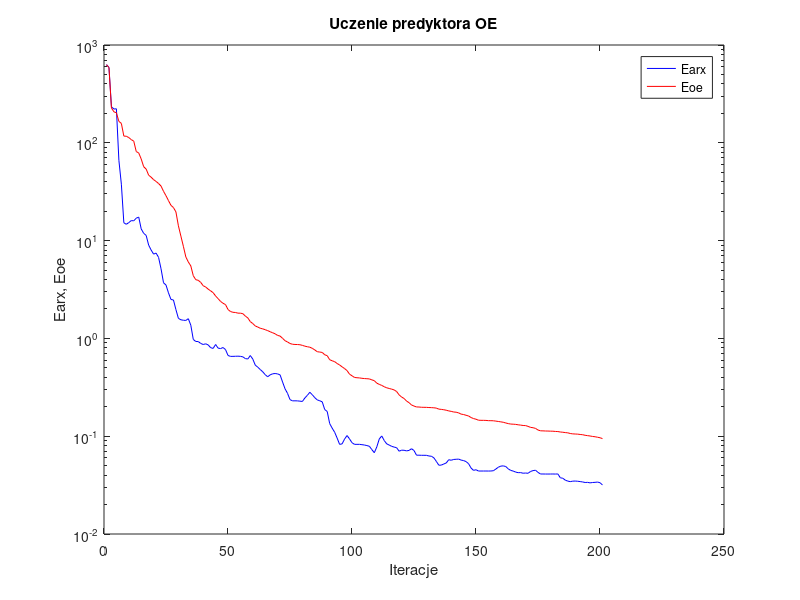
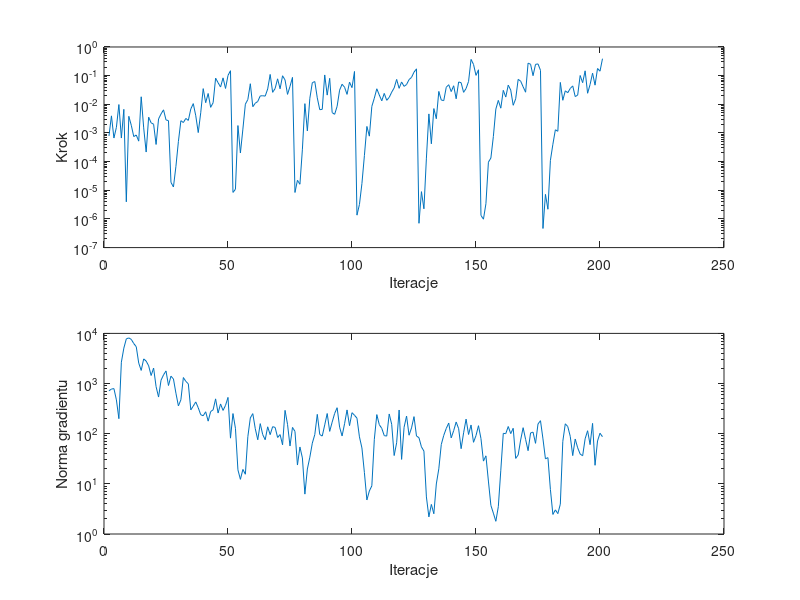

These figures' MATLAB source, in order:
%uczenie predyktora oe
clear all;
n=0; farx(n+1)=6.292961e+002; foe(n+1)=6.285753e+002; wspucz(n+1)=0.000000e+000; ng(n+1)=0.000000e+000;
%odnowa zmiennej metryki
n=1; farx(n+1)=5.909108e+002; foe(n+1)=5.885745e+002; krok(n+1)=7.893559e-004; ng(n+1)=7.173252e+002;
n=2; farx(n+1)=2.335409e+002; foe(n+1)=2.271170e+002; krok(n+1)=3.949587e-003; ng(n+1)=7.765396e+002;
n=3; farx(n+1)=2.213912e+002; foe(n+1)=2.074209e+002; krok(n+1)=6.650130e-004; ng(n+1)=7.930715e+002;
n=4; farx(n+1)=2.227060e+002; foe(n+1)=2.027424e+002; krok(n+1)=1.570905e-003; ng(n+1)=4.720123e+002;
n=5; farx(n+1)=6.626233e+001; foe(n+1)=1.655476e+002; krok(n+1)=9.802103e-003; ng(n+1)=1.993336e+002;
n=6; farx(n+1)=3.773303e+001; foe(n+1)=1.578787e+002; krok(n+1)=6.650130e-004; ng(n+1)=2.665860e+003;
n=7; farx(n+1)=1.520736e+001; foe(n+1)=1.171324e+002; krok(n+1)=6.669234e-003; ng(n+1)=5.085184e+003;
n=8; farx(n+1)=1.468815e+001; foe(n+1)=1.166892e+002; krok(n+1)=3.960495e-006; ng(n+1)=7.791600e+003;
n=9; farx(n+1)=1.528956e+001; foe(n+1)=1.130091e+002; krok(n+1)=3.813159e-003; ng(n+1)=8.119937e+003;
n=10; farx(n+1)=1.601627e+001; foe(n+1)=1.078185e+002; krok(n+1)=1.854565e-003; ng(n+1)=7.599448e+003;
n=11; farx(n+1)=1.594118e+001; foe(n+1)=1.038858e+002; krok(n+1)=7.459007e-004; ng(n+1)=6.275655e+003;
n=12; farx(n+1)=1.695056e+001; foe(n+1)=8.137710e+001; krok(n+1)=8.503167e-004; ng(n+1)=5.433736e+003;
n=13; farx(n+1)=1.739979e+001; foe(n+1)=7.873405e+001; krok(n+1)=5.188110e-004; ng(n+1)=2.559093e+003;
n=14; farx(n+1)=1.317616e+001; foe(n+1)=6.832512e+001; krok(n+1)=1.830045e-002; ng(n+1)=1.827500e+003;
n=15; farx(n+1)=1.187053e+001; foe(n+1)=5.693697e+001; krok(n+1)=1.508794e-003; ng(n+1)=3.099747e+003;
n=16; farx(n+1)=1.130322e+001; foe(n+1)=5.387163e+001; krok(n+1)=2.157932e-004; ng(n+1)=2.803000e+003;
n=17; farx(n+1)=8.997790e+000; foe(n+1)=4.667384e+001; krok(n+1)=3.558977e-003; ng(n+1)=2.262344e+003;
n=18; farx(n+1)=8.012229e+000; foe(n+1)=4.450732e+001; krok(n+1)=2.260446e-003; ng(n+1)=1.446626e+003;
n=19; farx(n+1)=7.276071e+000; foe(n+1)=4.197935e+001; krok(n+1)=2.018307e-003; ng(n+1)=2.035283e+003;
n=20; farx(n+1)=7.453033e+000; foe(n+1)=4.026302e+001; krok(n+1)=3.968650e-004; ng(n+1)=8.681403e+002;
n=21; farx(n+1)=6.737638e+000; foe(n+1)=3.833449e+001; krok(n+1)=3.096185e-003; ng(n+1)=5.380589e+002;
n=22; farx(n+1)=5.146903e+000; foe(n+1)=3.612018e+001; krok(n+1)=4.615931e-003; ng(n+1)=1.166746e+003;
n=23; farx(n+1)=3.705708e+000; foe(n+1)=3.189182e+001; krok(n+1)=6.413861e-003; ng(n+1)=1.487989e+003;
n=24; farx(n+1)=3.510516e+000; foe(n+1)=2.877204e+001; krok(n+1)=2.855545e-003; ng(n+1)=1.784191e+003;
n=25; farx(n+1)=2.921838e+000; foe(n+1)=2.563329e+001; krok(n+1)=2.678603e-003; ng(n+1)=9.138343e+002;
%odnowa zmiennej metryki
n=26; farx(n+1)=2.500977e+000; foe(n+1)=2.293449e+001; krok(n+1)=1.890200e-005; ng(n+1)=1.403519e+003;
n=27; farx(n+1)=2.471610e+000; foe(n+1)=2.177769e+001; krok(n+1)=1.302487e-005; ng(n+1)=1.235799e+003;
n=28; farx(n+1)=1.969385e+000; foe(n+1)=1.965477e+001; krok(n+1)=6.836820e-005; ng(n+1)=6.419474e+002;
n=29; farx(n+1)=1.602487e+000; foe(n+1)=1.416349e+001; krok(n+1)=5.053235e-004; ng(n+1)=3.591632e+002;
n=30; farx(n+1)=1.550126e+000; foe(n+1)=1.111632e+001; krok(n+1)=2.678603e-003; ng(n+1)=4.735161e+002;
n=31; farx(n+1)=1.533526e+000; foe(n+1)=8.749161e+000; krok(n+1)=2.312019e-003; ng(n+1)=1.318318e+003;
n=32; farx(n+1)=1.527013e+000; foe(n+1)=6.803002e+000; krok(n+1)=3.212655e-003; ng(n+1)=1.104736e+003;
n=33; farx(n+1)=1.589964e+000; foe(n+1)=6.044478e+000; krok(n+1)=2.739044e-003; ng(n+1)=9.861070e+002;
n=34; farx(n+1)=1.365226e+000; foe(n+1)=5.513283e+000; krok(n+1)=6.884742e-003; ng(n+1)=2.978136e+002;
n=35; farx(n+1)=9.762713e-001; foe(n+1)=4.374232e+000; krok(n+1)=1.056599e-002; ng(n+1)=3.559896e+002;
n=36; farx(n+1)=9.303672e-001; foe(n+1)=3.983248e+000; krok(n+1)=3.990004e-003; ng(n+1)=4.302458e+002;
n=37; farx(n+1)=9.282944e-001; foe(n+1)=3.925964e+000; krok(n+1)=1.031514e-003; ng(n+1)=3.289886e+002;
n=38; farx(n+1)=8.885012e-001; foe(n+1)=3.738400e+000; krok(n+1)=5.060913e-003; ng(n+1)=2.388585e+002;
n=39; farx(n+1)=8.662417e-001; foe(n+1)=3.456133e+000; krok(n+1)=3.522595e-002; ng(n+1)=2.277797e+002;
n=40; farx(n+1)=8.807648e-001; foe(n+1)=3.353137e+000; krok(n+1)=1.138980e-002; ng(n+1)=2.736427e+002;
n=41; farx(n+1)=8.582029e-001; foe(n+1)=3.190019e+000; krok(n+1)=2.384691e-002; ng(n+1)=1.778928e+002;
n=42; farx(n+1)=8.040545e-001; foe(n+1)=3.063471e+000; krok(n+1)=7.835038e-003; ng(n+1)=2.766041e+002;
n=43; farx(n+1)=7.901693e-001; foe(n+1)=2.935138e+000; krok(n+1)=1.136409e-002; ng(n+1)=2.991043e+002;
n=44; farx(n+1)=8.661885e-001; foe(n+1)=2.714480e+000; krok(n+1)=8.172294e-002; ng(n+1)=4.949395e+002;
n=45; farx(n+1)=7.957811e-001; foe(n+1)=2.550655e+000; krok(n+1)=5.671128e-002; ng(n+1)=2.584908e+002;
n=46; farx(n+1)=7.870895e-001; foe(n+1)=2.388902e+000; krok(n+1)=4.002904e-002; ng(n+1)=3.920440e+002;
n=47; farx(n+1)=8.065793e-001; foe(n+1)=2.286026e+000; krok(n+1)=8.373214e-002; ng(n+1)=2.911375e+002;
n=48; farx(n+1)=7.686734e-001; foe(n+1)=2.217083e+000; krok(n+1)=3.571716e-002; ng(n+1)=3.676522e+002;
n=49; farx(n+1)=6.691619e-001; foe(n+1)=1.973990e+000; krok(n+1)=1.015974e-001; ng(n+1)=5.291562e+002;
n=50; farx(n+1)=6.548917e-001; foe(n+1)=1.883462e+000; krok(n+1)=1.487872e-001; ng(n+1)=8.155128e+001;
%odnowa zmiennej metryki
n=51; farx(n+1)=6.552938e-001; foe(n+1)=1.848774e+000; krok(n+1)=8.423638e-006; ng(n+1)=2.521327e+002;
n=52; farx(n+1)=6.566449e-001; foe(n+1)=1.840797e+000; krok(n+1)=1.085468e-005; ng(n+1)=1.281046e+002;
n=53; farx(n+1)=6.581930e-001; foe(n+1)=1.812374e+000; krok(n+1)=1.812955e-003; ng(n+1)=1.902250e+001;
n=54; farx(n+1)=6.553983e-001; foe(n+1)=1.810714e+000; krok(n+1)=1.997320e-004; ng(n+1)=1.229555e+001;
n=55; farx(n+1)=6.478112e-001; foe(n+1)=1.789654e+000; krok(n+1)=1.361446e-003; ng(n+1)=1.939681e+001;
n=56; farx(n+1)=6.214176e-001; foe(n+1)=1.690905e+000; krok(n+1)=1.012568e-002; ng(n+1)=1.555093e+001;
n=57; farx(n+1)=6.162646e-001; foe(n+1)=1.618575e+000; krok(n+1)=1.464382e-002; ng(n+1)=8.715404e+001;
n=58; farx(n+1)=6.680332e-001; foe(n+1)=1.483660e+000; krok(n+1)=5.221283e-002; ng(n+1)=2.064363e+002;
n=59; farx(n+1)=6.140867e-001; foe(n+1)=1.418072e+000; krok(n+1)=8.252113e-003; ng(n+1)=2.514272e+002;
n=60; farx(n+1)=5.325387e-001; foe(n+1)=1.340267e+000; krok(n+1)=1.091588e-002; ng(n+1)=1.256141e+002;
n=61; farx(n+1)=5.080921e-001; foe(n+1)=1.306424e+000; krok(n+1)=1.256724e-002; ng(n+1)=7.572806e+001;
n=62; farx(n+1)=4.806581e-001; foe(n+1)=1.269951e+000; krok(n+1)=1.964862e-002; ng(n+1)=1.587888e+002;
n=63; farx(n+1)=4.556052e-001; foe(n+1)=1.252003e+000; krok(n+1)=1.989989e-002; ng(n+1)=9.571851e+001;
n=64; farx(n+1)=4.259434e-001; foe(n+1)=1.227572e+000; krok(n+1)=1.931884e-002; ng(n+1)=7.579348e+001;
n=65; farx(n+1)=4.051283e-001; foe(n+1)=1.201002e+000; krok(n+1)=3.431867e-002; ng(n+1)=1.372018e+002;
n=66; farx(n+1)=4.240925e-001; foe(n+1)=1.169477e+000; krok(n+1)=1.101559e-001; ng(n+1)=9.569203e+001;
n=67; farx(n+1)=4.344138e-001; foe(n+1)=1.142134e+000; krok(n+1)=2.618049e-002; ng(n+1)=1.380345e+002;
n=68; farx(n+1)=4.375853e-001; foe(n+1)=1.114413e+000; krok(n+1)=3.557944e-002; ng(n+1)=1.335250e+002;
n=69; farx(n+1)=4.334929e-001; foe(n+1)=1.072686e+000; krok(n+1)=7.746648e-002; ng(n+1)=8.407801e+001;
n=70; farx(n+1)=4.237651e-001; foe(n+1)=1.057055e+000; krok(n+1)=3.482091e-002; ng(n+1)=9.602091e+001;
n=71; farx(n+1)=3.583638e-001; foe(n+1)=1.002015e+000; krok(n+1)=9.907791e-002; ng(n+1)=5.998890e+001;
n=72; farx(n+1)=3.051951e-001; foe(n+1)=9.474631e-001; krok(n+1)=7.071636e-002; ng(n+1)=2.921394e+002;
n=73; farx(n+1)=2.742126e-001; foe(n+1)=9.193422e-001; krok(n+1)=2.219272e-002; ng(n+1)=1.539661e+002;
n=74; farx(n+1)=2.366998e-001; foe(n+1)=8.871387e-001; krok(n+1)=4.219480e-002; ng(n+1)=5.684619e+001;
n=75; farx(n+1)=2.298669e-001; foe(n+1)=8.712663e-001; krok(n+1)=8.693674e-002; ng(n+1)=1.332917e+002;
%odnowa zmiennej metryki
n=76; farx(n+1)=2.300927e-001; foe(n+1)=8.669365e-001; krok(n+1)=8.379583e-006; ng(n+1)=1.113354e+002;
n=77; farx(n+1)=2.297225e-001; foe(n+1)=8.657721e-001; krok(n+1)=2.230894e-005; ng(n+1)=2.372763e+001;
n=78; farx(n+1)=2.281507e-001; foe(n+1)=8.616168e-001; krok(n+1)=1.621284e-005; ng(n+1)=5.435007e+001;
n=79; farx(n+1)=2.266775e-001; foe(n+1)=8.485896e-001; krok(n+1)=2.720095e-004; ng(n+1)=3.281084e+001;
n=80; farx(n+1)=2.461695e-001; foe(n+1)=8.327805e-001; krok(n+1)=1.053841e-002; ng(n+1)=6.243101e+000;
n=81; farx(n+1)=2.617499e-001; foe(n+1)=8.219469e-001; krok(n+1)=1.174683e-003; ng(n+1)=1.977373e+001;
n=82; farx(n+1)=2.814300e-001; foe(n+1)=8.126474e-001; krok(n+1)=1.626130e-002; ng(n+1)=3.400414e+001;
n=83; farx(n+1)=2.652723e-001; foe(n+1)=7.912785e-001; krok(n+1)=5.695205e-002; ng(n+1)=6.484716e+001;
n=84; farx(n+1)=2.476700e-001; foe(n+1)=7.621261e-001; krok(n+1)=6.214810e-002; ng(n+1)=9.621886e+001;
n=85; farx(n+1)=2.349436e-001; foe(n+1)=7.306842e-001; krok(n+1)=1.680437e-002; ng(n+1)=2.428761e+002;
n=86; farx(n+1)=2.303569e-001; foe(n+1)=7.252202e-001; krok(n+1)=6.480489e-003; ng(n+1)=9.628006e+001;
n=87; farx(n+1)=2.244941e-001; foe(n+1)=7.183207e-001; krok(n+1)=6.669234e-003; ng(n+1)=8.965861e+001;
n=88; farx(n+1)=1.872742e-001; foe(n+1)=6.802344e-001; krok(n+1)=1.057221e-001; ng(n+1)=1.496478e+002;
n=89; farx(n+1)=1.791242e-001; foe(n+1)=6.657215e-001; krok(n+1)=2.093303e-002; ng(n+1)=2.525414e+002;
n=90; farx(n+1)=1.345903e-001; foe(n+1)=6.054214e-001; krok(n+1)=8.061847e-002; ng(n+1)=1.112663e+002;
n=91; farx(n+1)=1.209639e-001; foe(n+1)=5.907162e-001; krok(n+1)=5.128285e-003; ng(n+1)=1.699387e+002;
n=92; farx(n+1)=1.098332e-001; foe(n+1)=5.783049e-001; krok(n+1)=4.474402e-003; ng(n+1)=2.534355e+002;
n=93; farx(n+1)=9.573498e-002; foe(n+1)=5.540190e-001; krok(n+1)=8.516524e-003; ng(n+1)=3.295820e+002;
n=94; farx(n+1)=8.250919e-002; foe(n+1)=5.347569e-001; krok(n+1)=3.119818e-002; ng(n+1)=1.351399e+002;
n=95; farx(n+1)=8.347506e-002; foe(n+1)=5.123367e-001; krok(n+1)=5.003902e-002; ng(n+1)=9.013197e+001;
n=96; farx(n+1)=9.340970e-002; foe(n+1)=4.916506e-001; krok(n+1)=3.946598e-002; ng(n+1)=1.580512e+002;
n=97; farx(n+1)=1.015905e-001; foe(n+1)=4.687796e-001; krok(n+1)=2.219272e-002; ng(n+1)=2.979580e+002;
n=98; farx(n+1)=9.383650e-002; foe(n+1)=4.307701e-001; krok(n+1)=5.931582e-002; ng(n+1)=1.446798e+002;
n=99; farx(n+1)=8.582821e-002; foe(n+1)=4.148937e-001; krok(n+1)=3.813366e-002; ng(n+1)=2.624255e+002;
n=100; farx(n+1)=8.255453e-002; foe(n+1)=3.988253e-001; krok(n+1)=1.399123e-001; ng(n+1)=2.333052e+002;
%odnowa zmiennej metryki
n=101; farx(n+1)=8.254797e-002; foe(n+1)=3.960639e-001; krok(n+1)=1.355412e-006; ng(n+1)=2.039802e+002;
n=102; farx(n+1)=8.257911e-002; foe(n+1)=3.945043e-001; krok(n+1)=3.197003e-006; ng(n+1)=8.645298e+001;
n=103; farx(n+1)=8.193141e-002; foe(n+1)=3.908157e-001; krok(n+1)=1.720017e-005; ng(n+1)=5.193729e+001;
n=104; farx(n+1)=8.127832e-002; foe(n+1)=3.885652e-001; krok(n+1)=1.625548e-004; ng(n+1)=1.675509e+001;
n=105; farx(n+1)=8.019216e-002; foe(n+1)=3.870879e-001; krok(n+1)=1.688016e-003; ng(n+1)=4.772387e+000;
n=106; farx(n+1)=7.893250e-002; foe(n+1)=3.851967e-001; krok(n+1)=7.740461e-004; ng(n+1)=7.218131e+000;
n=107; farx(n+1)=7.295860e-002; foe(n+1)=3.767856e-001; krok(n+1)=8.494456e-003; ng(n+1)=9.134475e+000;
n=108; farx(n+1)=6.777033e-002; foe(n+1)=3.695467e-001; krok(n+1)=1.636186e-002; ng(n+1)=7.727467e+001;
n=109; farx(n+1)=7.779840e-002; foe(n+1)=3.486327e-001; krok(n+1)=3.481722e-002; ng(n+1)=2.402671e+002;
n=110; farx(n+1)=9.369938e-002; foe(n+1)=3.387517e-001; krok(n+1)=2.113198e-002; ng(n+1)=1.514103e+002;
n=111; farx(n+1)=1.006059e-001; foe(n+1)=3.305404e-001; krok(n+1)=1.321526e-002; ng(n+1)=1.279227e+002;
n=112; farx(n+1)=9.023996e-002; foe(n+1)=3.204388e-001; krok(n+1)=2.399905e-002; ng(n+1)=9.160016e+001;
n=113; farx(n+1)=8.347700e-002; foe(n+1)=3.125298e-001; krok(n+1)=1.378623e-002; ng(n+1)=8.961201e+001;
n=114; farx(n+1)=8.121332e-002; foe(n+1)=3.076251e-001; krok(n+1)=1.740861e-002; ng(n+1)=2.474443e+002;
n=115; farx(n+1)=7.875337e-002; foe(n+1)=3.027698e-001; krok(n+1)=2.643052e-002; ng(n+1)=1.542536e+002;
n=116; farx(n+1)=7.741822e-002; foe(n+1)=2.973531e-001; krok(n+1)=3.735290e-002; ng(n+1)=3.668718e+001;
n=117; farx(n+1)=7.625117e-002; foe(n+1)=2.861002e-001; krok(n+1)=7.385489e-002; ng(n+1)=6.599416e+001;
n=118; farx(n+1)=7.024004e-002; foe(n+1)=2.645840e-001; krok(n+1)=3.612085e-002; ng(n+1)=2.967674e+002;
n=119; farx(n+1)=7.197463e-002; foe(n+1)=2.513830e-001; krok(n+1)=6.024636e-002; ng(n+1)=3.073002e+001;
n=120; farx(n+1)=7.178337e-002; foe(n+1)=2.431144e-001; krok(n+1)=4.219480e-002; ng(n+1)=1.344047e+002;
n=121; farx(n+1)=7.079347e-002; foe(n+1)=2.286431e-001; krok(n+1)=4.904612e-002; ng(n+1)=2.248777e+002;
n=122; farx(n+1)=7.157711e-002; foe(n+1)=2.202352e-001; krok(n+1)=7.274432e-002; ng(n+1)=9.328906e+001;
n=123; farx(n+1)=7.446474e-002; foe(n+1)=2.085182e-001; krok(n+1)=8.693674e-002; ng(n+1)=1.303638e+002;
n=124; farx(n+1)=7.142519e-002; foe(n+1)=2.034294e-001; krok(n+1)=1.320338e-001; ng(n+1)=2.189856e+002;
n=125; farx(n+1)=6.396575e-002; foe(n+1)=1.991351e-001; krok(n+1)=1.728699e-001; ng(n+1)=8.996773e+001;
%odnowa zmiennej metryki
n=126; farx(n+1)=6.395347e-002; foe(n+1)=1.988323e-001; krok(n+1)=7.047453e-007; ng(n+1)=8.326162e+001;
n=127; farx(n+1)=6.378705e-002; foe(n+1)=1.976082e-001; krok(n+1)=8.960031e-006; ng(n+1)=5.460185e+001;
n=128; farx(n+1)=6.378646e-002; foe(n+1)=1.973935e-001; krok(n+1)=2.256080e-006; ng(n+1)=4.501187e+001;
n=129; farx(n+1)=6.375276e-002; foe(n+1)=1.972129e-001; krok(n+1)=1.323135e-004; ng(n+1)=5.487347e+000;
n=130; farx(n+1)=6.275955e-002; foe(n+1)=1.964272e-001; krok(n+1)=4.620452e-003; ng(n+1)=2.192302e+000;
n=131; farx(n+1)=6.239658e-002; foe(n+1)=1.959862e-001; krok(n+1)=4.187548e-004; ng(n+1)=3.891519e+000;
n=132; farx(n+1)=6.013735e-002; foe(n+1)=1.952004e-001; krok(n+1)=7.100804e-003; ng(n+1)=2.533333e+000;
n=133; farx(n+1)=5.528558e-002; foe(n+1)=1.937970e-001; krok(n+1)=3.137471e-003; ng(n+1)=9.948267e+000;
n=134; farx(n+1)=5.053592e-002; foe(n+1)=1.891742e-001; krok(n+1)=2.812841e-002; ng(n+1)=1.991256e+001;
n=135; farx(n+1)=5.062702e-002; foe(n+1)=1.880698e-001; krok(n+1)=1.406421e-002; ng(n+1)=6.091806e+001;
n=136; farx(n+1)=5.198454e-002; foe(n+1)=1.865103e-001; krok(n+1)=1.345452e-002; ng(n+1)=9.263534e+001;
n=137; farx(n+1)=5.321913e-002; foe(n+1)=1.843413e-001; krok(n+1)=3.929724e-002; ng(n+1)=1.271957e+002;
n=138; farx(n+1)=5.748998e-002; foe(n+1)=1.814243e-001; krok(n+1)=4.828142e-002; ng(n+1)=1.628692e+002;
n=139; farx(n+1)=5.676342e-002; foe(n+1)=1.794639e-001; krok(n+1)=2.780135e-002; ng(n+1)=8.255171e+001;
n=140; farx(n+1)=5.785276e-002; foe(n+1)=1.767971e-001; krok(n+1)=4.438543e-002; ng(n+1)=1.151330e+002;
n=141; farx(n+1)=5.808844e-002; foe(n+1)=1.759326e-001; krok(n+1)=1.560217e-002; ng(n+1)=1.711096e+002;
n=142; farx(n+1)=5.831637e-002; foe(n+1)=1.731435e-001; krok(n+1)=6.021814e-002; ng(n+1)=1.257892e+002;
n=143; farx(n+1)=5.697676e-002; foe(n+1)=1.681653e-001; krok(n+1)=5.671128e-002; ng(n+1)=5.025494e+001;
n=144; farx(n+1)=5.632235e-002; foe(n+1)=1.665598e-001; krok(n+1)=2.617232e-002; ng(n+1)=1.042353e+002;
n=145; farx(n+1)=5.499289e-002; foe(n+1)=1.636532e-001; krok(n+1)=3.559767e-002; ng(n+1)=1.951948e+002;
n=146; farx(n+1)=5.236048e-002; foe(n+1)=1.609755e-001; krok(n+1)=6.287977e-002; ng(n+1)=9.646696e+001;
n=147; farx(n+1)=4.730751e-002; foe(n+1)=1.552449e-001; krok(n+1)=3.691454e-001; ng(n+1)=1.491295e+002;
n=148; farx(n+1)=4.474436e-002; foe(n+1)=1.515050e-001; krok(n+1)=2.464885e-001; ng(n+1)=6.734326e+001;
n=149; farx(n+1)=4.541899e-002; foe(n+1)=1.491472e-001; krok(n+1)=1.022628e-001; ng(n+1)=9.179688e+001;
n=150; farx(n+1)=4.404219e-002; foe(n+1)=1.457192e-001; krok(n+1)=1.601162e-001; ng(n+1)=1.444778e+002;
%odnowa zmiennej metryki
n=151; farx(n+1)=4.405258e-002; foe(n+1)=1.453151e-001; krok(n+1)=1.327128e-006; ng(n+1)=7.991607e+001;
n=152; farx(n+1)=4.405391e-002; foe(n+1)=1.452807e-001; krok(n+1)=9.793865e-007; ng(n+1)=2.842885e+001;
n=153; farx(n+1)=4.406431e-002; foe(n+1)=1.450437e-001; krok(n+1)=3.403857e-006; ng(n+1)=3.617520e+001;
n=154; farx(n+1)=4.403386e-002; foe(n+1)=1.442105e-001; krok(n+1)=9.579321e-005; ng(n+1)=1.136943e+001;
n=155; farx(n+1)=4.408276e-002; foe(n+1)=1.440949e-001; krok(n+1)=1.334762e-004; ng(n+1)=3.720065e+000;
n=156; farx(n+1)=4.436591e-002; foe(n+1)=1.438274e-001; krok(n+1)=7.528887e-004; ng(n+1)=2.605468e+000;
n=157; farx(n+1)=4.614718e-002; foe(n+1)=1.426416e-001; krok(n+1)=6.819101e-003; ng(n+1)=1.792739e+000;
n=158; farx(n+1)=4.818030e-002; foe(n+1)=1.414617e-001; krok(n+1)=1.370601e-002; ng(n+1)=3.509200e+000;
n=159; farx(n+1)=4.944781e-002; foe(n+1)=1.401643e-001; krok(n+1)=7.321912e-003; ng(n+1)=1.869415e+001;
n=160; farx(n+1)=4.973680e-002; foe(n+1)=1.388328e-001; krok(n+1)=3.072094e-002; ng(n+1)=1.016386e+002;
n=161; farx(n+1)=4.896978e-002; foe(n+1)=1.365507e-001; krok(n+1)=1.789761e-002; ng(n+1)=1.001646e+002;
n=162; farx(n+1)=4.636102e-002; foe(n+1)=1.345267e-001; krok(n+1)=4.663645e-002; ng(n+1)=1.390912e+002;
n=163; farx(n+1)=4.470314e-002; foe(n+1)=1.331189e-001; krok(n+1)=3.134999e-002; ng(n+1)=1.004121e+002;
n=164; farx(n+1)=4.400647e-002; foe(n+1)=1.326962e-001; krok(n+1)=9.240905e-003; ng(n+1)=1.281687e+002;
n=165; farx(n+1)=4.297530e-002; foe(n+1)=1.320807e-001; krok(n+1)=1.555850e-002; ng(n+1)=3.219809e+001;
n=166; farx(n+1)=4.236875e-002; foe(n+1)=1.308173e-001; krok(n+1)=7.413078e-002; ng(n+1)=3.762825e+001;
n=167; farx(n+1)=4.244308e-002; foe(n+1)=1.298561e-001; krok(n+1)=6.418507e-002; ng(n+1)=7.485392e+001;
n=168; farx(n+1)=4.182381e-002; foe(n+1)=1.286995e-001; krok(n+1)=4.086147e-002; ng(n+1)=1.317944e+002;
n=169; farx(n+1)=4.202521e-002; foe(n+1)=1.283795e-001; krok(n+1)=2.643052e-002; ng(n+1)=7.698225e+001;
n=170; farx(n+1)=4.177903e-002; foe(n+1)=1.260217e-001; krok(n+1)=2.730638e-001; ng(n+1)=4.585587e+001;
n=171; farx(n+1)=4.361307e-002; foe(n+1)=1.230953e-001; krok(n+1)=2.501044e-001; ng(n+1)=1.035605e+002;
n=172; farx(n+1)=4.448270e-002; foe(n+1)=1.221073e-001; krok(n+1)=9.963479e-002; ng(n+1)=1.074115e+002;
n=173; farx(n+1)=4.489104e-002; foe(n+1)=1.201953e-001; krok(n+1)=2.475890e-001; ng(n+1)=6.425466e+001;
n=174; farx(n+1)=4.265875e-002; foe(n+1)=1.157001e-001; krok(n+1)=2.565715e-001; ng(n+1)=1.563763e+002;
n=175; farx(n+1)=4.108237e-002; foe(n+1)=1.135660e-001; krok(n+1)=1.536414e-001; ng(n+1)=1.816834e+002;
%odnowa zmiennej metryki
n=176; farx(n+1)=4.107973e-002; foe(n+1)=1.133895e-001; krok(n+1)=4.650233e-007; ng(n+1)=7.884561e+001;
n=177; farx(n+1)=4.103672e-002; foe(n+1)=1.130235e-001; krok(n+1)=7.204914e-006; ng(n+1)=3.149728e+001;
n=178; farx(n+1)=4.103350e-002; foe(n+1)=1.129008e-001; krok(n+1)=2.180002e-006; ng(n+1)=3.337378e+001;
n=179; farx(n+1)=4.104735e-002; foe(n+1)=1.126101e-001; krok(n+1)=1.107642e-004; ng(n+1)=7.698067e+000;
n=180; farx(n+1)=4.108072e-002; foe(n+1)=1.124870e-001; krok(n+1)=4.029366e-004; ng(n+1)=2.454392e+000;
n=181; farx(n+1)=4.101138e-002; foe(n+1)=1.118569e-001; krok(n+1)=1.291963e-003; ng(n+1)=3.028391e+000;
n=182; farx(n+1)=4.113646e-002; foe(n+1)=1.115646e-001; krok(n+1)=1.144090e-003; ng(n+1)=2.547665e+000;
n=183; farx(n+1)=3.757546e-002; foe(n+1)=1.104133e-001; krok(n+1)=5.793922e-002; ng(n+1)=3.934266e+000;
n=184; farx(n+1)=3.715262e-002; foe(n+1)=1.097678e-001; krok(n+1)=1.381076e-002; ng(n+1)=7.022694e+001;
n=185; farx(n+1)=3.552991e-002; foe(n+1)=1.089103e-001; krok(n+1)=2.954351e-002; ng(n+1)=1.574550e+002;
n=186; farx(n+1)=3.475035e-002; foe(n+1)=1.082786e-001; krok(n+1)=2.539936e-002; ng(n+1)=1.387934e+002;
n=187; farx(n+1)=3.430798e-002; foe(n+1)=1.065599e-001; krok(n+1)=3.571281e-002; ng(n+1)=8.864808e+001;
n=188; farx(n+1)=3.470062e-002; foe(n+1)=1.056603e-001; krok(n+1)=4.382471e-002; ng(n+1)=3.658053e+001;
n=189; farx(n+1)=3.479192e-002; foe(n+1)=1.052994e-001; krok(n+1)=1.859267e-002; ng(n+1)=7.825617e+001;
n=190; farx(n+1)=3.462807e-002; foe(n+1)=1.049817e-001; krok(n+1)=2.097129e-002; ng(n+1)=5.231350e+001;
n=191; farx(n+1)=3.435476e-002; foe(n+1)=1.041566e-001; krok(n+1)=1.011873e-001; ng(n+1)=3.929061e+001;
n=192; farx(n+1)=3.405658e-002; foe(n+1)=1.035921e-001; krok(n+1)=5.671128e-002; ng(n+1)=3.626767e+001;
n=193; farx(n+1)=3.362529e-002; foe(n+1)=1.021719e-001; krok(n+1)=1.473741e-001; ng(n+1)=7.916402e+001;
n=194; farx(n+1)=3.374780e-002; foe(n+1)=1.013044e-001; krok(n+1)=2.428721e-002; ng(n+1)=1.146671e+002;
n=195; farx(n+1)=3.332461e-002; foe(n+1)=1.005420e-001; krok(n+1)=4.904612e-002; ng(n+1)=6.050909e+001;
n=196; farx(n+1)=3.362012e-002; foe(n+1)=9.939740e-002; krok(n+1)=1.220399e-001; ng(n+1)=1.606127e+002;
n=197; farx(n+1)=3.374085e-002; foe(n+1)=9.873590e-002; krok(n+1)=4.655230e-002; ng(n+1)=2.345722e+001;
n=198; farx(n+1)=3.396593e-002; foe(n+1)=9.758467e-002; krok(n+1)=1.775417e-001; ng(n+1)=7.162089e+001;
n=199; farx(n+1)=3.344859e-002; foe(n+1)=9.644568e-002; krok(n+1)=1.428513e-001; ng(n+1)=1.021857e+002;
n=200; farx(n+1)=3.171321e-002; foe(n+1)=9.450491e-002; krok(n+1)=3.904377e-001; ng(n+1)=8.702171e+001;

figure; semilogy(farx,'b'); hold on; semilogy(foe,'r'); xlabel('Iteracje'); ylabel('Earx, Eoe'); legend('Earx','Eoe'); title('Uczenie predyktora OE');
figure; subplot(2,1,1); semilogy(krok); xlabel('Iteracje'); ylabel('Krok');
subplot(2,1,2); semilogy(ng); xlabel('Iteracje'); ylabel('Norma gradientu');
Earx=farx(n+1)
Eoe=foe(n+1)
